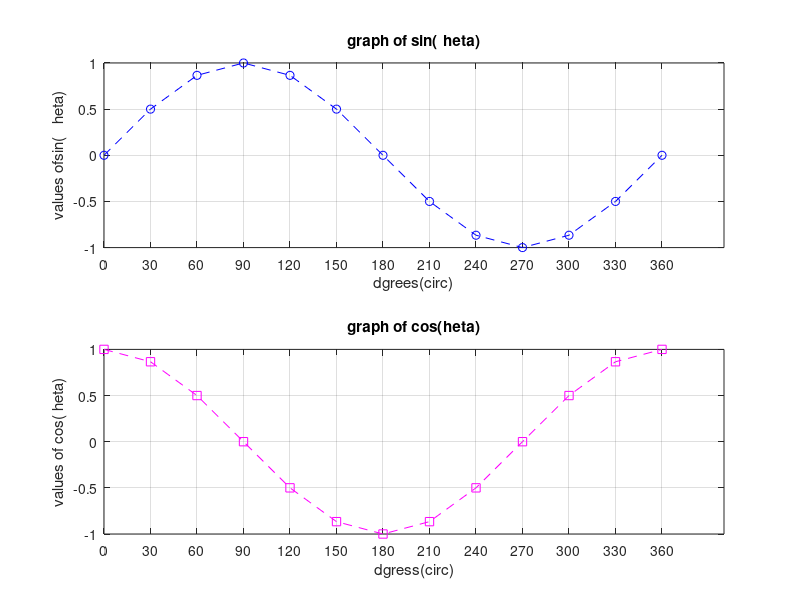

The MATLAB source for this figure:
clc;
clear;
clear all;

% Draw two graphs one under the other showing the cosine and sine of a 
% vector on a single figure with grid in Matlab. Note that:
% • Declare a vector called as “theta” that includes the angles 0 to 360 degrees at step 
% of 30 degrees.
% • Declare two variables called as “y1” and “y2” that calculate the sin and cos of the 
% vector “theta”, respectively.
% • Customize the tick values along the x-axis with respect to the step. Use function 
% “set” for the graph “y1”, Not using function “set” for graph “y2”.
% • For the graph sine;
% • The title is “The Graph of Sin(θ)”
% • The labels must be represented as “Degrees (°)” and “Values of sin(θ)” for xaxis and y-axis, respectively.
% • Set the line style, marker symbol, and color to “Dashed Line”, “circle” and “blue”, 
% respectively.
% • For the graph cos;
% • The title is “The Graph of Cos(θ)”
% • The labels must be represented as “Degrees (°)” and “Values of cos(θ)” for xaxis and y-axis, respectively.
% • Set the line style, marker symbol, and color to “Dashed-Dot Line”, “square” 
% and “magenta”, respectively.

theta=0:30:360; %angles
y1=sin(theta*pi/180);
y2=cos(theta*pi/180);

subplot(2,1,1)
plot(theta,y1,"--ob");
title("graph of sin(\theta)");
xlabel("dgrees(\circ)");
ylabel("values ofsin(\theta)");
set(gca,"xtick",0:30:360);
grid on

subplot(2,1,2)
plot(theta,y2,"--sm")
title("graph of cos(\theta)");
xlabel("dgress(\circ)");
ylabel("values of cos(\theta)");
xticks(0:30:360);
grid on;